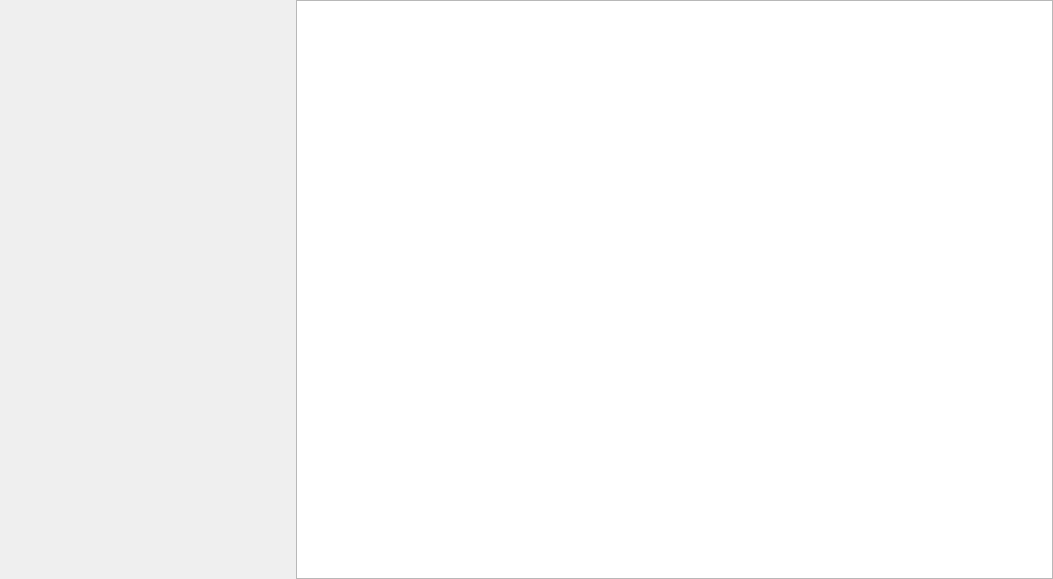
<?xml version="1.0" encoding="UTF-8"?>
<ui version="4.0">
 <class>Q_Ericsson_Radio_4415_B3_Test_RX_Gain_Accuracy_Widget</class>
 <widget class="QWidget" name="Q_Ericsson_Radio_4415_B3_Test_RX_Gain_Accuracy_Widget">
  <property name="geometry">
   <rect>
    <x>0</x>
    <y>0</y>
    <width>1053</width>
    <height>579</height>
   </rect>
  </property>
  <property name="windowTitle">
   <string>Form</string>
  </property>
  <layout class="QVBoxLayout" name="verticalLayout" stretch="1">
   <property name="spacing">
    <number>0</number>
   </property>
   <property name="leftMargin">
    <number>0</number>
   </property>
   <property name="topMargin">
    <number>0</number>
   </property>
   <property name="rightMargin">
    <number>0</number>
   </property>
   <property name="bottomMargin">
    <number>0</number>
   </property>
   <item>
    <widget class="QSplitter" name="splitter">
     <property name="orientation">
      <enum>Qt::Horizontal</enum>
     </property>
     <property name="handleWidth">
      <number>0</number>
     </property>
     <widget class="Q_Config_Result_Widget" name="config_result" native="true"/>
     <widget class="Q_Table_View" name="tableView"/>
    </widget>
   </item>
  </layout>
 </widget>
 <customwidgets>
  <customwidget>
   <class>Q_Table_View</class>
   <extends>QTableView</extends>
   <header>table_view.hpp</header>
  </customwidget>
  <customwidget>
   <class>Q_Config_Result_Widget</class>
   <extends>QWidget</extends>
   <header>config_result.h</header>
   <container>1</container>
  </customwidget>
 </customwidgets>
 <resources/>
 <connections/>
</ui>
